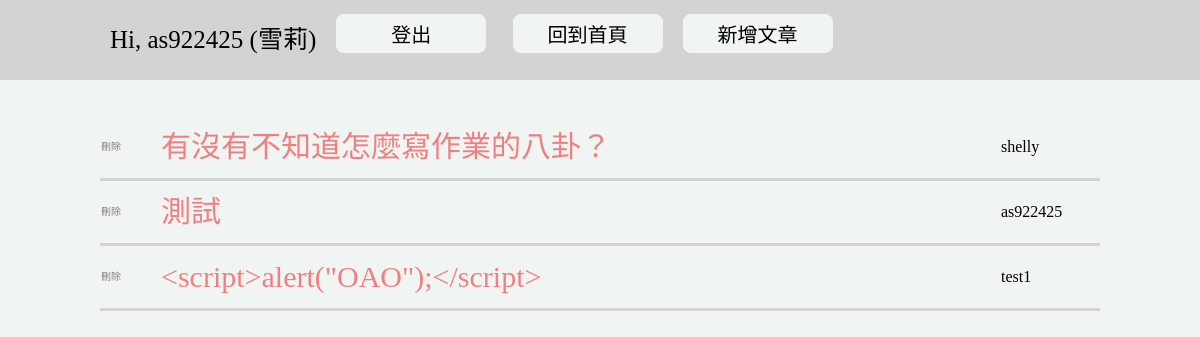
Page /index.php?id=1 (signed in) on the committed database.
### tables this page shows
CREATE TABLE `dz_board` (
  `id` int(11) NOT NULL,
  `board_id` int(11) NOT NULL,
  `account` varchar(32) NOT NULL,
  `time` timestamp NOT NULL DEFAULT CURRENT_TIMESTAMP,
  `title` varchar(64) NOT NULL,
  `content` varchar(1024) NOT NULL,
  `ip` varchar(40) NOT NULL
);

### index.php (the view, shortened to what this page needs)
<?php
include("pdoInc.php");
?>
<html>
<head>
</head>
<body>
<div class="header">
	<form action="index.php?id=<?php echo (int)$_GET['id'];?>" method="post" class='greet'>
		<?php
		if (!isset($_SESSION['account'])) {
			echo "<span>Hi, 訪客</span>";
			echo "<button name=\"login\">登入</button> ";
		}
		else {
			echo "<span>Hi, ".$_SESSION['account']." (".$_SESSION['nickname'].")</span>";
			echo "<button name=\"logout\">登出</button> ";
			echo "<button name=\"backToBoard\" class='btn'>回到首頁</button>";
			echo "<button name=\"newArticle\">新增文章</button>";
		}
		?>
	</form>
</div>
<div class="board_content">
	<table>
<?php
    $sth = $dbh->prepare('SELECT * from dz_board where board_id = ? ORDER BY id');
    $sth->execute(array((int)$_GET['id']));
    while($row = $sth->fetch(PDO::FETCH_ASSOC)){
        echo '<tr>';
        if (isset($_SESSION['account'])) {
        	if($_SESSION['admin'] == 1){
            echo
                '<td class=\'tddel\'><a href="'.
                basename($_SERVER['PHP_SELF']).'?id='.$_GET['id'].'&del='.$row['id'].
                '" class=\'del\'>刪除</a></td>';
        }}
        $nn = htmlspecialchars($row['account']);
		$tt = htmlspecialchars($row['title']);
        echo '<td>
        <a href="viewBoard.php?id='.$_GET['id'].'&articleid='.$row['id'].'">'.$tt.'</a>
		</td>
		<td class=\'account\'>'.$nn.'</td>
        </tr>';
    }
?>
</table>
</div>
</body></html>

### index.php (style rules this page uses)
body { background-color: rgb(240,245,243); font-size: 25px; }
.header { background-color: lightgrey; position: absolute; top: 0px; left: 0px; width: 100%; height: 80px; }
.greet { position: relative; line-height: 80px; left: 100px; }
span { margin: 0 10px; }
button { font-size: 20px; width: 150px; margin: 0 10px; vertical-align: text-bottom; border: none; border-radius: .5rem; padding: 5px 3px; background-color: rgb(240,245,243); }
table { width: 1000px; margin:80px auto; border-collapse:collapse; line-height: 60px; }
td { border-radius: 10px; border-bottom: 3px solid lightgrey; }
.account { width: 10%; }
.tddel { width: 6%; }
a { font-size: 30px; text-decoration:none; color: lightcoral; font-weight: 500; }
.del { font-size: 10px; color: grey; }

### rows in the picture
dz_board: title "有沒有不知道怎麼寫作業的八卦？", account "shelly"
dz_board: title "測試", account "as922425"
dz_board: title "<script>alert(\"OAO\");</script>", account "test1"

### other values in the picture
$_SESSION['account'] "as922425"
$_SESSION['nickname'] "雪莉"
